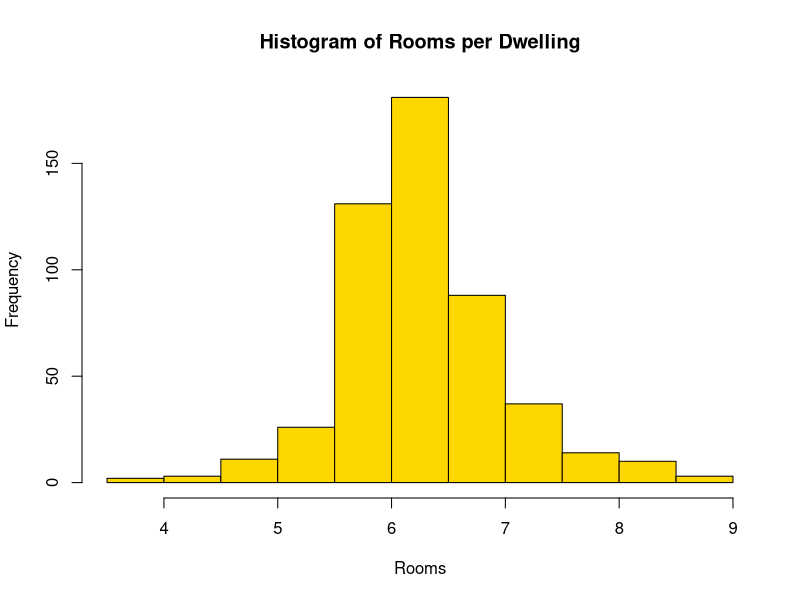
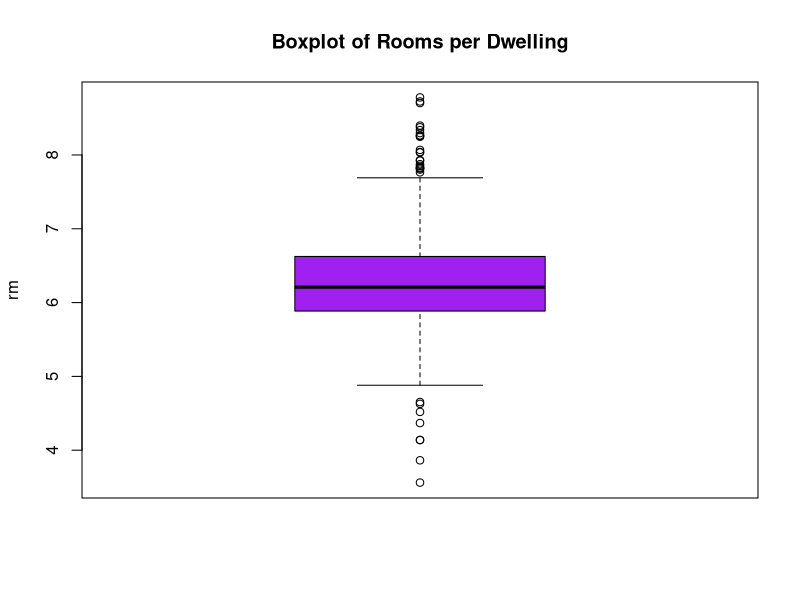
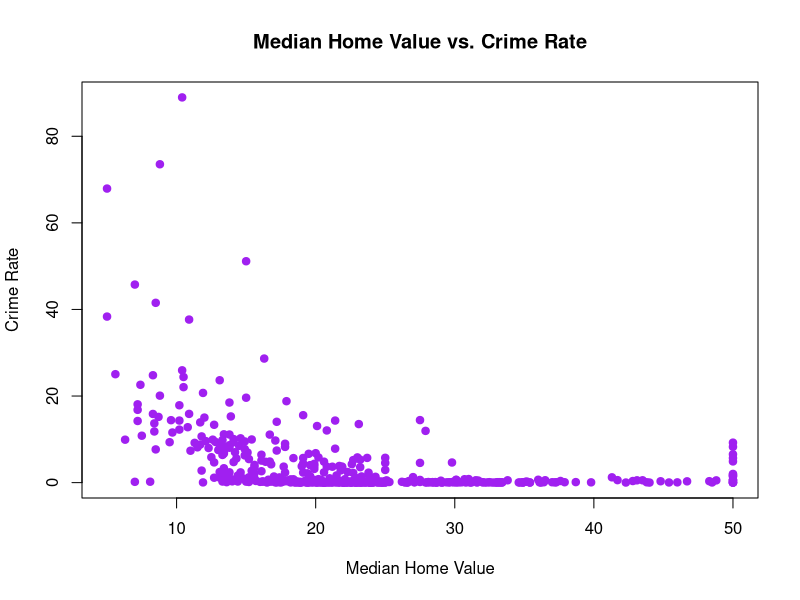

These figures' R source, in order:
# load the Boston Dataset
library(MASS)

# view first sex rows of Boston dataset
head(Boston)

# veiw description of each variable in dataset
?Boston

# summarize Boston dataset
summary(Boston)

# display rows and column
dim(Boston)

# create histogram of values for "rm" column
hist(Boston$rm,
     col = "gold",
     main = 'Histogram of Rooms per Dwelling',
     xlab = "Rooms",
     ylab = "Frequency")
# create boxplot of rooms per dwelling
boxplot(Boston$rm,
        col = "purple",
        main = "Boxplot of Rooms per Dwelling",
        ylab = "rm",
        border = "black")

# create scatterplot of median home value vs crime rate
plot(Boston$medv, Boston$crim,
     col="purple",
     main = "Median Home Value vs. Crime Rate",
     xlab = "Median Home Value",
     ylab = "Crime Rate",
     pch = 19)
